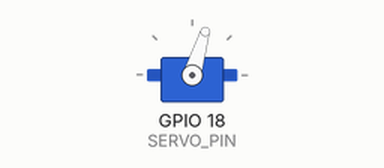
Simulated run of this sketch. Board: ESP32. Parts: servo.

Above: at 0.05 s.
At 3.0 s:
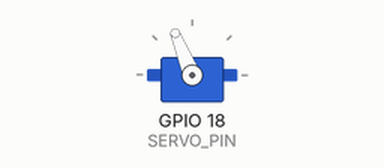
At 6.0 s:
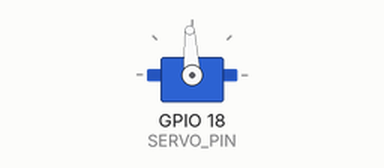
Timing chart, 0 to 7.8 s (numbered marks = the images above):
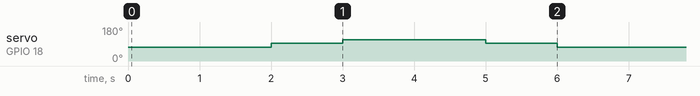

The sketch:

example.ino
```cpp
// Arduino-framework example (works on ESP32 or AVR Arduino) that uses microsecond pulses to spin the FS90R clockwise, stop, then counterclockwise with delays between actions.
//
// Buy this module: https://shillehtek.com/products/fs90r-micro-servo-continuous-rotation
// Full manual: https://shillehtek.com/blogs/shillehtek-product-manuals/fs90r-micro-servo-continuous-rotation-manual
// More examples: https://github.com/shillehbean/shillehtek-examples
//

// FS90R continuous rotation servo - spin one way, stop, spin the other way, stop
// Wiring: orange = signal (D9 on Arduino, GPIO 18 on ESP32), red = 5 V, brown = GND
// ESP32 needs the ESP32Servo library; Arduino boards use the built-in Servo library.
#if defined(ESP32)
#include <ESP32Servo.h>
const int SERVO_PIN = 18;
#else
#include <Servo.h>
const int SERVO_PIN = 9;
#endif

const int STOP_US = 1500;          // change by a few microseconds if the servo creeps at stop

Servo servo;

void setup() {
  servo.attach(SERVO_PIN);
  servo.writeMicroseconds(STOP_US);
}

void loop() {
  servo.writeMicroseconds(STOP_US - 200);   // clockwise; go further from 1500 for more speed
  delay(2000);
  servo.writeMicroseconds(STOP_US);         // stop
  delay(1000);
  servo.writeMicroseconds(STOP_US + 200);   // counterclockwise
  delay(2000);
  servo.writeMicroseconds(STOP_US);         // stop
  delay(1000);
}
```

Measured:
- by itself, servo on GPIO 18 (SERVO_PIN): repeats every 6.0 s: 112° 2.0 s, 93° 1.0 s, 73° 2.0 s, 93° 1.0 s
